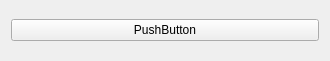
<?xml version="1.0" encoding="UTF-8"?>
<ui version="4.0">
 <class>Form</class>
 <widget class="QWidget" name="Form">
  <property name="geometry">
   <rect>
    <x>0</x>
    <y>0</y>
    <width>330</width>
    <height>61</height>
   </rect>
  </property>
  <property name="windowTitle">
   <string>Form</string>
  </property>
  <layout class="QHBoxLayout" name="horizontalLayout">
   <property name="spacing">
    <number>0</number>
   </property>
   <item>
    <widget class="QPushButton" name="pushButton">
     <property name="text">
      <string>PushButton</string>
     </property>
    </widget>
   </item>
  </layout>
 </widget>
 <resources/>
 <connections/>
</ui>
